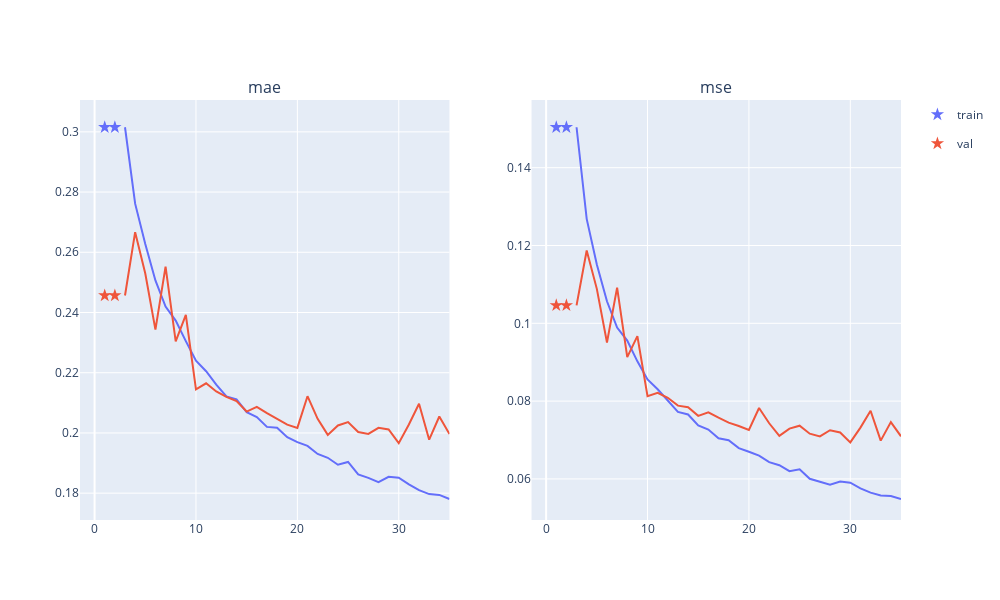

The notebook cell saved with this chart:
### Code cell
plotter.draw_no_widget()

### Figure 1 — Plotly figure (JSON) as saved in the notebook; plotly's stock layout.template omitted (floating-point values rounded to 4 significant figures)
{"data": [{"customdata": [[0.5471], [0.3456]], "hovertemplate": "phase=train<br>epoch=%{x}<br>mae=%{customdata[0]:.2f}(epoch < 3)<extra></extra>", "legendgroup": "train", "marker": {"color": "#636efa", "size": 10, "symbol": "star"}, "mode": "markers", "name": "train", "orientation": "v", "showlegend": true, "type": "scatter", "x": [1, 2], "xaxis": "x", "y": [0.3015, 0.3015], "yaxis": "y"}, {"customdata": [[0.2849], [0.3446]], "hovertemplate": "phase=val<br>epoch=%{x}<br>mae=%{customdata[0]:.2f}(epoch < 3)<extra></extra>", "legendgroup": "val", "marker": {"color": "#EF553B", "size": 10, "symbol": "star"}, "mode": "markers", "name": "val", "orientation": "v", "showlegend": true, "type": "scatter", "x": [1, 2], "xaxis": "x", "y": [0.2457, 0.2457], "yaxis": "y"}, {"customdata": [[0.8369], [0.1945]], "hovertemplate": "phase=train<br>epoch=%{x}<br>mse=%{customdata[0]:.2f}(epoch < 3)<extra></extra>", "legendgroup": "train", "marker": {"color": "#636efa", "size": 10, "symbol": "star"}, "mode": "markers", "name": "train", "orientation": "v", "showlegend": false, "type": "scatter", "x": [1, 2], "xaxis": "x2", "y": [0.1504, 0.1504], "yaxis": "y2"}, {"customdata": [[0.136], [0.1855]], "hovertemplate": "phase=val<br>epoch=%{x}<br>mse=%{customdata[0]:.2f}(epoch < 3)<extra></extra>", "legendgroup": "val", "marker": {"color": "#EF553B", "size": 10, "symbol": "star"}, "mode": "markers", "name": "val", "orientation": "v", "showlegend": false, "type": "scatter", "x": [1, 2], "xaxis": "x2", "y": [0.1046, 0.1046], "yaxis": "y2"}, {"hovertemplate": "phase=train<br>epoch=%{x}<br>mae=%{y}<extra></extra>", "legendgroup": "train", "marker": {"color": "#636efa", "symbol": "circle"}, "mode": "lines", "name": "train", "orientation": "v", "showlegend": false, "type": "scatter", "x": [3, 4, 5, 6, 7, 8, 9, 10, 11, 12, 13, 14, 15, 16, 17, 18, 19, 20, 21, 22, 23, 24, 25, 26, 27, 28, 29, 30, 31, 32, 33, 34, 35], "xaxis": "x", "y": [0.3015, 0.2761, 0.2627, 0.2507, 0.242, 0.2373, 0.2305, 0.224, 0.2205, 0.2161, 0.2121, 0.2111, 0.2069, 0.2053, 0.202, 0.2017, 0.1986, 0.197, 0.1957, 0.193, 0.1918, 0.1894, 0.1904, 0.1862, 0.1851, 0.1837, 0.1854, 0.1851, 0.1829, 0.181, 0.1797, 0.1794, 0.1781], "yaxis": "y"}, {"hovertemplate": "phase=val<br>epoch=%{x}<br>mae=%{y}<extra></extra>", "legendgroup": "val", "marker": {"color": "#EF553B", "symbol": "circle"}, "mode": "lines", "name": "val", "orientation": "v", "showlegend": false, "type": "scatter", "x": [3, 4, 5, 6, 7, 8, 9, 10, 11, 12, 13, 14, 15, 16, 17, 18, 19, 20, 21, 22, 23, 24, 25, 26, 27, 28, 29, 30, 31, 32, 33, 34, 35], "xaxis": "x", "y": [0.2457, 0.2667, 0.2529, 0.2343, 0.2553, 0.2304, 0.2392, 0.2145, 0.2165, 0.2138, 0.2119, 0.2106, 0.2071, 0.2087, 0.2066, 0.2045, 0.2028, 0.2017, 0.2122, 0.2047, 0.1994, 0.2025, 0.2036, 0.2003, 0.1997, 0.2017, 0.2012, 0.1966, 0.2028, 0.2097, 0.1978, 0.2055, 0.1997], "yaxis": "y"}, {"hovertemplate": "phase=train<br>epoch=%{x}<br>mse=%{y}<extra></extra>", "legendgroup": "train", "marker": {"color": "#636efa", "symbol": "circle"}, "mode": "lines", "name": "train", "orientation": "v", "showlegend": false, "type": "scatter", "x": [3, 4, 5, 6, 7, 8, 9, 10, 11, 12, 13, 14, 15, 16, 17, 18, 19, 20, 21, 22, 23, 24, 25, 26, 27, 28, 29, 30, 31, 32, 33, 34, 35], "xaxis": "x2", "y": [0.1504, 0.1268, 0.1151, 0.1057, 0.09889, 0.09554, 0.09023, 0.08556, 0.08306, 0.08027, 0.07724, 0.07656, 0.07378, 0.0727, 0.07046, 0.06994, 0.06793, 0.06698, 0.066, 0.06432, 0.06353, 0.06201, 0.06249, 0.06004, 0.05927, 0.05849, 0.05935, 0.05903, 0.05758, 0.05648, 0.05575, 0.05562, 0.05484], "yaxis": "y2"}, {"hovertemplate": "phase=val<br>epoch=%{x}<br>mse=%{y}<extra></extra>", "legendgroup": "val", "marker": {"color": "#EF553B", "symbol": "circle"}, "mode": "lines", "name": "val", "orientation": "v", "showlegend": false, "type": "scatter", "x": [3, 4, 5, 6, 7, 8, 9, 10, 11, 12, 13, 14, 15, 16, 17, 18, 19, 20, 21, 22, 23, 24, 25, 26, 27, 28, 29, 30, 31, 32, 33, 34, 35], "xaxis": "x2", "y": [0.1046, 0.1187, 0.1089, 0.09507, 0.1092, 0.09132, 0.0967, 0.08128, 0.08214, 0.08085, 0.07884, 0.07844, 0.07621, 0.07713, 0.07573, 0.07447, 0.07362, 0.07259, 0.07822, 0.07431, 0.07106, 0.07294, 0.07369, 0.07163, 0.07094, 0.07251, 0.07194, 0.06938, 0.0732, 0.07751, 0.06984, 0.0746, 0.07096], "yaxis": "y2"}], "layout": {"annotations": [{"font": {"size": 16}, "showarrow": false, "text": "mae", "x": 0.225, "xanchor": "center", "xref": "paper", "y": 1, "yanchor": "bottom", "yref": "paper"}, {"font": {"size": 16}, "showarrow": false, "text": "mse", "x": 0.775, "xanchor": "center", "xref": "paper", "y": 1, "yanchor": "bottom", "yref": "paper"}], "height": 600, "showlegend": true, "width": 1000, "xaxis": {"anchor": "y", "domain": [0, 0.45]}, "xaxis2": {"anchor": "y2", "domain": [0.55, 1]}, "yaxis": {"anchor": "x", "domain": [0, 1]}, "yaxis2": {"anchor": "x2", "domain": [0, 1]}}}
